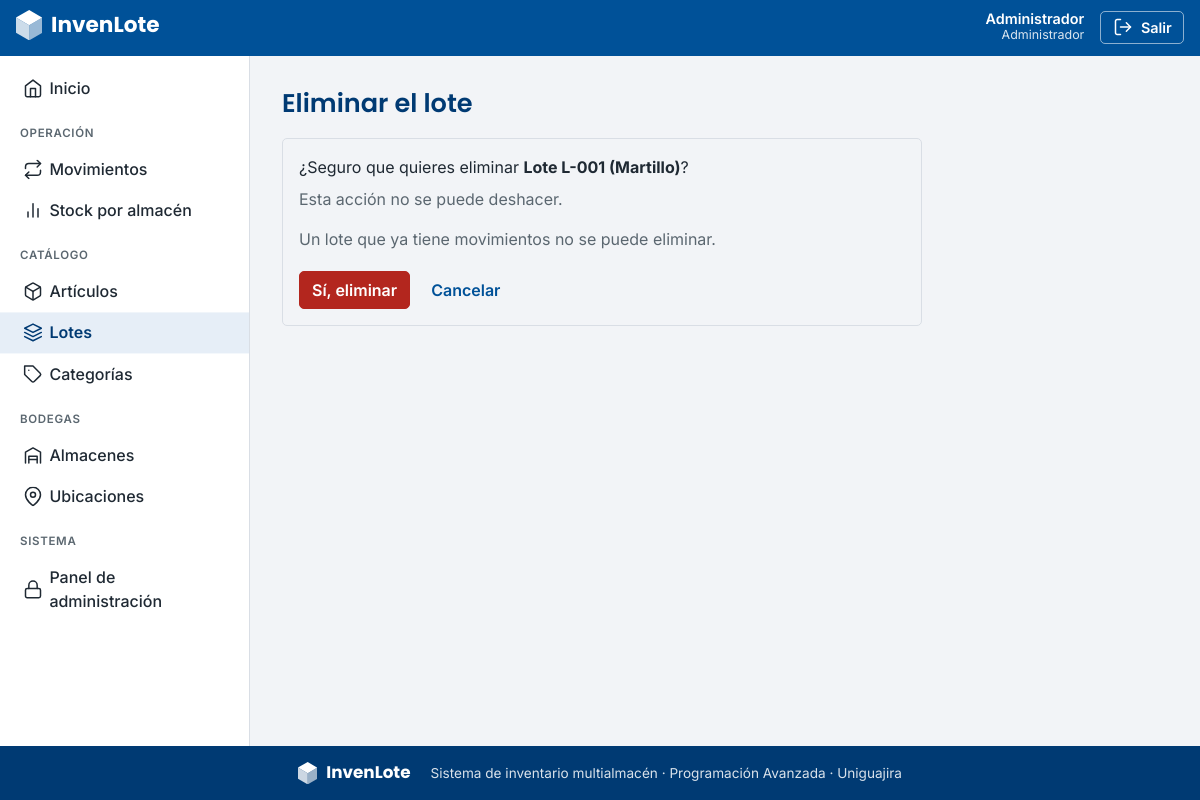
The page /lotes/1/eliminar/ (signed in) on the database its author committed.
### apps/usuarios/models.py (models this page shows, shortened)
class Usuario(AbstractUser):
    class Rol(models.TextChoices):
        ADMIN = "ADMIN", "Administrador"
        JEFE = "JEFE", "Jefe de bodega"
        BODEGUERO = "BODEGUERO", "Bodeguero"
    pk_usu_id = models.BigAutoField(primary_key=True)
    usu_rol = models.CharField("rol", max_length=10, choices=Rol.choices, default=Rol.BODEGUERO)
    class Meta:
        db_table = "tbl_usuario"
        verbose_name = "usuario"
        verbose_name_plural = "usuarios"

### apps/lotes/models.py (models this page shows, shortened)
class Lote(models.Model):
    pk_lot_id = models.BigAutoField(primary_key=True)
    fk_art = models.ForeignKey(
        "articulos.Articulo", on_delete=models.CASCADE, related_name="lotes", verbose_name="artículo"
    )
    fk_ubi = models.ForeignKey(
        "ubicaciones.Ubicacion", on_delete=models.PROTECT, related_name="lotes", verbose_name="ubicación"
    )
    lot_codigo = models.CharField("código", max_length=30)
    lot_fecha_vencimiento = models.DateField("fecha de vencimiento", null=True, blank=True)
    class Meta:
        db_table = "tbl_lote"
        verbose_name = "lote"
        verbose_name_plural = "lotes"
    def __str__(self):
        return f"Lote {self.lot_codigo} ({self.fk_art.art_nombre})"

### apps/articulos/models.py (models this page shows, shortened)
class Articulo(models.Model):
    pk_art_id = models.BigAutoField(primary_key=True)
    fk_cat = models.ForeignKey(
        "categorias.Categoria", on_delete=models.PROTECT, related_name="articulos", verbose_name="categoría"
    )
    art_codigo = models.CharField("código", max_length=30, unique=True)
    art_nombre = models.CharField("nombre", max_length=100)
    art_unidad = models.CharField("unidad", max_length=20)
    class Meta:
        db_table = "tbl_articulo"
        verbose_name = "artículo"
        verbose_name_plural = "artículos"

### apps/lotes/views.py (the view)
# urls.py: path("<int:pk>/eliminar/", views.LoteEliminar.as_view(), name="eliminar"),
class LoteEliminar(PermissionRequiredMixin, EliminarProtegidoMixin, DeleteView):
    model = Lote
    permission_required = "lotes.delete_lote"
    success_url = reverse_lazy("lotes:lista")
    mensaje_exito = "Eliminado correctamente."

### config/context.py (called while the page is built)
def rol_usuario(request):
    usuario = request.user
    if not usuario.is_authenticated:
        return {}
    return {"rol": usuario.get_usu_rol_display()}

### templates/lotes/lote_confirm_delete.html
{% extends "crud/confirmar_eliminar.html" %}
{% block nombre_modelo %}el lote{% endblock %}
{% block aviso %}<p class="texto-suave">Un lote que ya tiene movimientos no se puede eliminar.</p>{% endblock %}
{% block cancelar %}{% url 'lotes:lista' %}{% endblock %}

### templates/crud/confirmar_eliminar.html (shortened to what this page needs)
{% extends "base.html" %}
{% block contenido %}
<div class="encabezado"><h1>Eliminar {% block nombre_modelo %}registro{% endblock %}</h1></div>
<div class="card tarjeta-formulario">
  <div class="card-body">
    <p class="mb-2">¿Seguro que quieres eliminar <strong>{{ object }}</strong>?</p>
    <p class="texto-suave">Esta acción no se puede deshacer.</p>
    {% block aviso %}{% endblock %}
    <form method="post">
      <div class="botones-form">
        <button type="submit" class="btn btn-peligro">Sí, eliminar</button>
        <a class="btn btn-texto" href="{% block cancelar %}{% url 'inicio' %}{% endblock %}">Cancelar</a>
      </div>
    </form>
  </div>
</div>
{% endblock %}

### templates/includes/navbar.html (shortened to what this page needs)
<header class="barra-superior">
  <div class="barra-interna">
    <a class="marca" href="{% url 'inicio' %}" aria-label="InvenLote, ir al inicio">
      {% include "includes/logo.html" with blanco=True %}
    </a>
    {% if user.is_authenticated %}
    <div class="usuario">
      <div class="usuario-datos d-none d-sm-block">
        <div class="usuario-nombre">{{ user.get_full_name|default:user.username }}</div>
        <div class="usuario-rol">{{ rol }}</div>
      </div>
      <form method="post" action="{% url 'logout' %}">
        <button type="submit" class="btn-salir">{% include "includes/icono.html" with nombre="salir" %}<span>Salir</span></button>
      </form>
    </div>
    {% endif %}
  </div>
</header>

### static/invenlote/app.css (style rules this page uses)
:root { --il-azul: #005198; --il-azul-oscuro: #003A73; --il-naranja: #F28C1B; --il-gris: #F2F4F7; --il-texto: #1F2933; --il-suave: #5B6770; --il-borde: #D9DEE5; --il-rojo: #B3261E; --il-verde: #1E7B3A; --bs-primary: var(--il-azul); --bs-primary-rgb: 0, 81, 152; --bs-link-color: var(--il-azul); --bs-link-color-rgb: 0, 81, 152; --bs-link-hover-color: var(--il-azul-oscuro); --bs-body-color: var(--il-texto); --bs-body-bg: var(--il-gris); --bs-body-font-family: 'Inter', system-ui, -apple-system, 'Segoe UI', sans-serif; --bs-border-color: var(--il-borde); --bs-border-radius: 5px; --bs-border-radius-sm: 5px; --bs-border-radius-lg: 5px; }
body { background: var(--il-gris); color: var(--il-texto); display: flex; flex-direction: column; min-height: 100vh; }
h1, h2, h3, h4, h5, h6, .h1, .h2, .h3 { font-family: 'Poppins', 'Inter', sans-serif; font-weight: 600; color: var(--il-azul-oscuro); }
a { text-decoration: none; }
.btn { border-radius: 5px; font-weight: 600; display: inline-flex; align-items: center; justify-content: center; }
.btn-peligro { background: var(--il-rojo); border-color: var(--il-rojo); color: #fff; }
.btn-texto { background: transparent; border-color: transparent; color: var(--il-azul); }
.barra-superior { background: var(--il-azul); color: #fff; position: sticky; top: 0; z-index: 1030; }
.barra-interna { display: flex; align-items: center; gap: .75rem; padding: .6rem 1rem; max-width: 1500px; margin: 0 auto; }
.marca { color: #fff; margin-right: auto; }
.usuario { display: flex; align-items: center; gap: 1rem; }
.usuario-nombre { font-weight: 600; font-size: .9rem; line-height: 1.1; text-align: right; }
.usuario-rol { font-size: .78rem; opacity: .85; text-align: right; }
.btn-salir { background: transparent; color: #fff; border: 1px solid rgba(255,255,255,.55); border-radius: 5px; padding: .3rem .7rem; font-weight: 600; font-size: .9rem; }
.encabezado { display: flex; flex-wrap: wrap; align-items: center; justify-content: space-between; gap: .75rem 1rem; margin-bottom: 1.25rem; }
.encabezado h1 { font-size: 1.6rem; margin: 0; }
.card { border-color: var(--il-borde); border-radius: 5px; box-shadow: none; }
.texto-suave { color: var(--il-suave); }
.tarjeta-formulario { max-width: 640px; }
.botones-form { display: flex; flex-wrap: wrap; gap: .5rem; align-items: center; margin-top: 1.25rem; }

### rows shown on the page
Usuario: get_full_name "Administrador", first_name "Administrador"
Lote: lot_codigo+fk_art "Lote L-001 (Martillo)"
